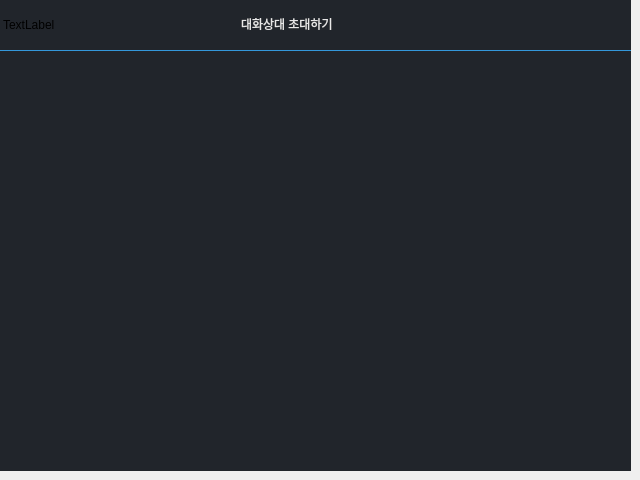
<?xml version="1.0" encoding="UTF-8"?>
<ui version="4.0">
 <class>Dialog</class>
 <widget class="QDialog" name="Dialog">
  <property name="geometry">
   <rect>
    <x>0</x>
    <y>0</y>
    <width>640</width>
    <height>480</height>
   </rect>
  </property>
  <property name="windowTitle">
   <string>Dialog</string>
  </property>
  <widget class="QLabel" name="label">
   <property name="geometry">
    <rect>
     <x>0</x>
     <y>0</y>
     <width>631</width>
     <height>471</height>
    </rect>
   </property>
   <property name="styleSheet">
    <string notr="true">background-color: rgb(33, 37, 43);</string>
   </property>
   <property name="text">
    <string/>
   </property>
  </widget>
  <widget class="QLabel" name="label_2">
   <property name="geometry">
    <rect>
     <x>0</x>
     <y>0</y>
     <width>631</width>
     <height>51</height>
    </rect>
   </property>
   <property name="styleSheet">
    <string notr="true">border-radius: 0px;
border-bottom: 1px solid #3498db;</string>
   </property>
   <property name="text">
    <string>TextLabel</string>
   </property>
  </widget>
  <widget class="QLabel" name="label_3">
   <property name="geometry">
    <rect>
     <x>241</x>
     <y>13</y>
     <width>151</width>
     <height>21</height>
    </rect>
   </property>
   <property name="styleSheet">
    <string notr="true">font: 600 13pt &quot;Segoe UI Variable Small Semibol&quot;;
color: rgb(232, 232, 232);</string>
   </property>
   <property name="text">
    <string>대화상대 초대하기</string>
   </property>
  </widget>
 </widget>
 <resources/>
 <connections/>
</ui>
